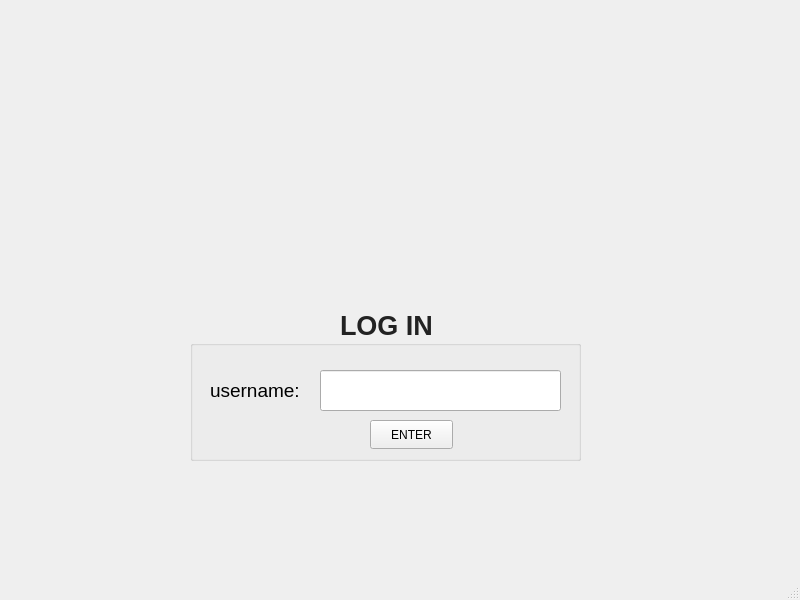
<?xml version="1.0" encoding="UTF-8"?>
<ui version="4.0">
 <class>MainWindow</class>
 <widget class="QMainWindow" name="MainWindow">
  <property name="geometry">
   <rect>
    <x>0</x>
    <y>0</y>
    <width>800</width>
    <height>600</height>
   </rect>
  </property>
  <property name="windowTitle">
   <string>MainWindow</string>
  </property>
  <widget class="QWidget" name="centralwidget">
   <widget class="QGroupBox" name="groupBox">
    <property name="geometry">
     <rect>
      <x>190</x>
      <y>340</y>
      <width>391</width>
      <height>121</height>
     </rect>
    </property>
    <property name="title">
     <string/>
    </property>
    <widget class="QLabel" name="label">
     <property name="geometry">
      <rect>
       <x>20</x>
       <y>30</y>
       <width>181</width>
       <height>41</height>
      </rect>
     </property>
     <property name="maximumSize">
      <size>
       <width>181</width>
       <height>16777215</height>
      </size>
     </property>
     <property name="tabletTracking">
      <bool>true</bool>
     </property>
     <property name="layoutDirection">
      <enum>Qt::LeftToRight</enum>
     </property>
     <property name="autoFillBackground">
      <bool>false</bool>
     </property>
     <property name="text">
      <string>&lt;html&gt;&lt;head/&gt;&lt;body&gt;&lt;p&gt;&lt;span style=&quot; font-size:14pt;&quot;&gt;username:&lt;/span&gt;&lt;/p&gt;&lt;/body&gt;&lt;/html&gt;</string>
     </property>
    </widget>
    <widget class="QLineEdit" name="username_bakas">
     <property name="geometry">
      <rect>
       <x>130</x>
       <y>30</y>
       <width>241</width>
       <height>41</height>
      </rect>
     </property>
    </widget>
    <widget class="QPushButton" name="pushButton">
     <property name="geometry">
      <rect>
       <x>180</x>
       <y>80</y>
       <width>83</width>
       <height>29</height>
      </rect>
     </property>
     <property name="minimumSize">
      <size>
       <width>83</width>
       <height>0</height>
      </size>
     </property>
     <property name="text">
      <string>ENTER</string>
     </property>
    </widget>
   </widget>
   <widget class="QLabel" name="label_2">
    <property name="geometry">
     <rect>
      <x>130</x>
      <y>50</y>
      <width>571</width>
      <height>221</height>
     </rect>
    </property>
    <property name="text">
     <string/>
    </property>
    <property name="pixmap">
     <pixmap>E:/musicmatch_backend/logo 2(grungee).png</pixmap>
    </property>
    <property name="scaledContents">
     <bool>true</bool>
    </property>
   </widget>
   <widget class="QLabel" name="label_3">
    <property name="geometry">
     <rect>
      <x>340</x>
      <y>300</y>
      <width>141</width>
      <height>51</height>
     </rect>
    </property>
    <property name="text">
     <string>&lt;html&gt;&lt;head/&gt;&lt;body&gt;&lt;p&gt;&lt;span style=&quot; font-size:20pt; font-weight:700; color:#222222;&quot;&gt;LOG IN&lt;/span&gt;&lt;/p&gt;&lt;/body&gt;&lt;/html&gt;</string>
    </property>
   </widget>
  </widget>
  <widget class="QMenuBar" name="menubar">
   <property name="geometry">
    <rect>
     <x>0</x>
     <y>0</y>
     <width>800</width>
     <height>25</height>
    </rect>
   </property>
  </widget>
  <widget class="QStatusBar" name="statusbar"/>
 </widget>
 <resources/>
 <connections/>
</ui>
